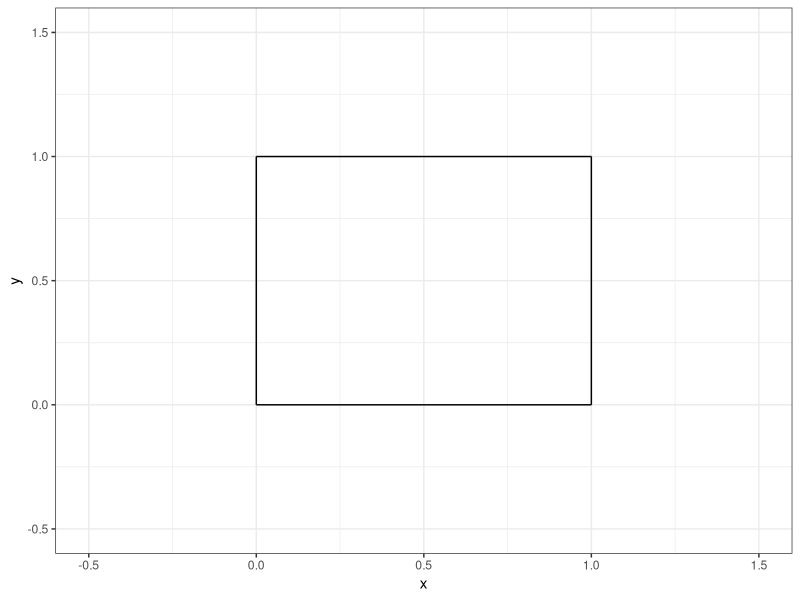
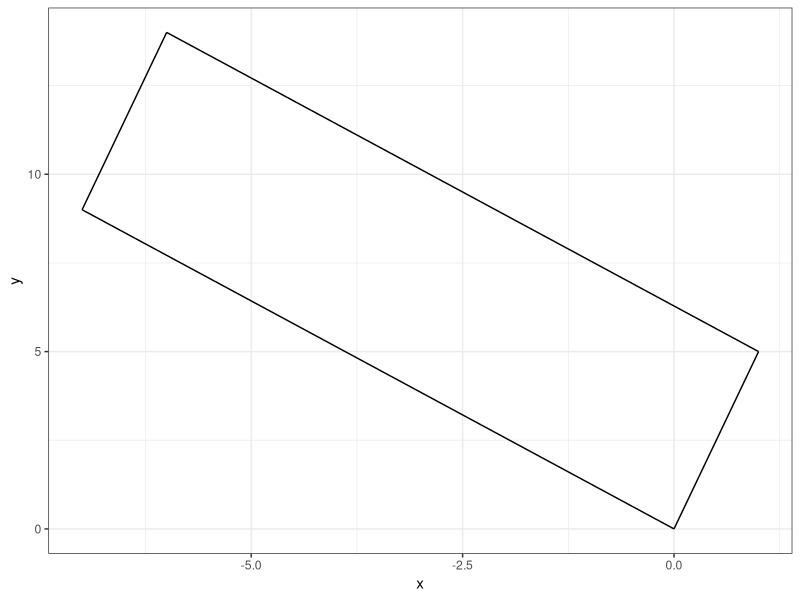
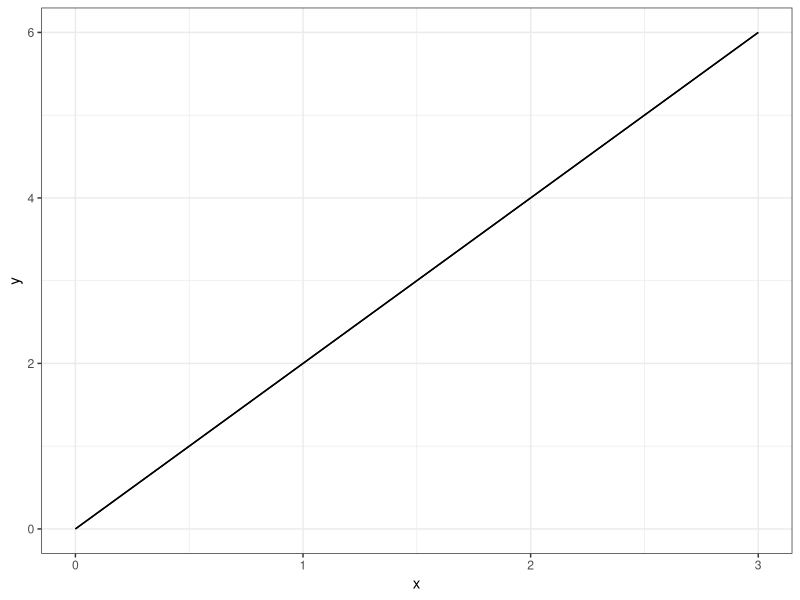
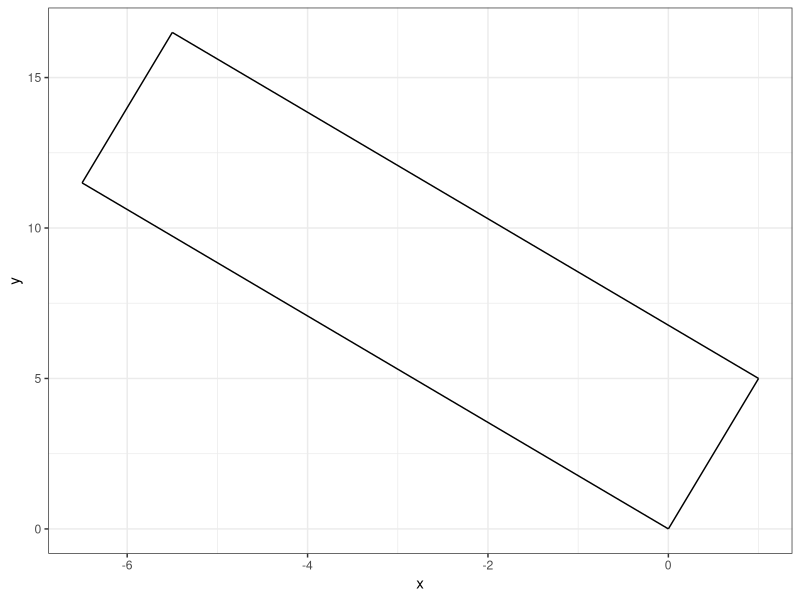
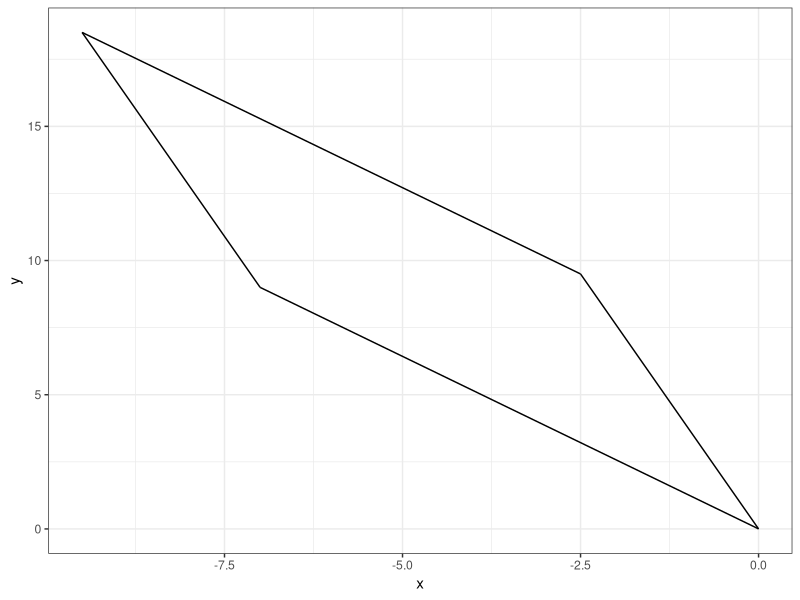
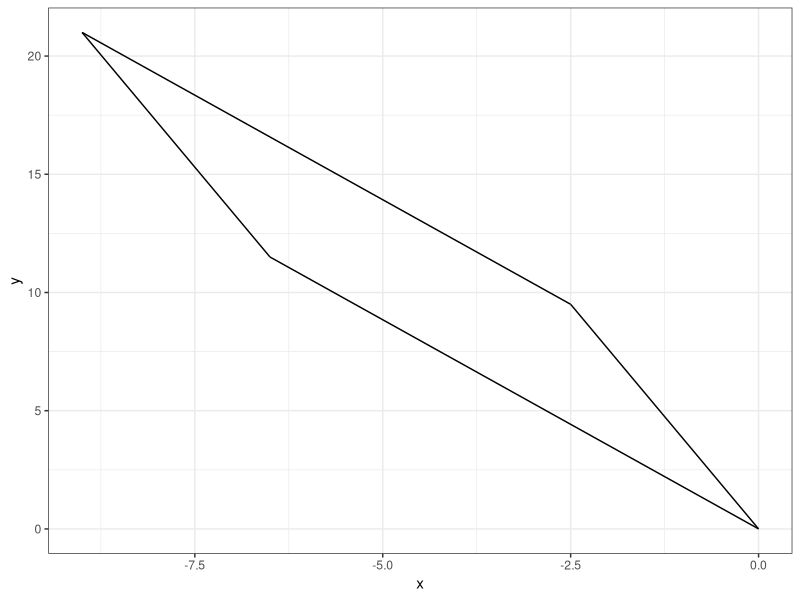

These figures' R source, in order:
## ---- chunk 1
#| echo: false

default_chunk_hook  <- knitr::knit_hooks$get("chunk")

latex_font_size <- c("Huge", "huge", "LARGE", "Large", 
                     "large", "normalsize", "small", 
                     "footnotesize", "scriptsize", "tiny")

knitr::knit_hooks$set(chunk = function(x, options) {
  x <- default_chunk_hook(x, options)
  if(options$size %in% latex_font_size) {
    paste0("\n \\", options$size, "\n\n", 
      x, 
      "\n\n \\normalsize"
    )
  } else {
    x
  }
})

## ---- chunk 2
#| label: load-packages
#| include: false
library(tidyverse)
## ---- chunk 3
#| label: fig-unitsquare
#| fig-cap: "The unit square."
#| fig-width: 3
#| fig-height: 3
#| scale: "80%"
#| fig-align: "center"
#| size: "scriptsize"
p0 <- c(0, 0)
p1 <- c(1, 0)
p2 <- c(1, 1)
p3 <- c(0, 1)
ggplot() +
  geom_segment(aes(x = p0[1], y = p0[2], xend = p1[1], yend = p1[2])) +
  geom_segment(aes(x = p1[1], y = p1[2], xend = p2[1], yend = p2[2])) +
  geom_segment(aes(x = p2[1], y = p2[2], xend = p3[1], yend = p3[2])) +
  geom_segment(aes(x = p3[1], y = p3[2], xend = p0[1], yend = p0[2])) +
  theme_bw() +
  xlim(-0.5, 1.5) +
  ylim(-0.5, 1.5) +
  labs(x = "x", y = "y")
## ---- chunk 4
(A = matrix(data = c(1,-7,5,9), byrow = T, nrow = 2, ncol = 2))
## ---- chunk 5
M = matrix(data = c(1,0,0,1), byrow = T, nrow = 2, ncol = 2)
(T = A %*% M)
## ---- chunk 6
(basis.vector.1 = c(1,5))
(basis.vector.2 = c(-7,9))
## ---- chunk 7
p0 = c(0,0)
p1 = basis.vector.1
p2 = basis.vector.1 + basis.vector.2
p3 = basis.vector.2
## ---- chunk 8
#| label: fig-unitstretch
#| fig-cap: "The unit square stretched."
#| fig-width: 3
#| fig-height: 3
#| scale: "80%"
#| fig-align: "center"
#| size: "scriptsize"
p0
p1
p2
p3
ggplot() +
  geom_segment(aes(x = p0[1], y = p0[2], xend = p1[1], yend = p1[2])) +
  geom_segment(aes(x = p1[1], y = p1[2], xend = p2[1], yend = p2[2])) +
  geom_segment(aes(x = p2[1], y = p2[2], xend = p3[1], yend = p3[2])) +
  geom_segment(aes(x = p3[1], y = p3[2], xend = p0[1], yend = p0[2])) +
  theme_bw() +
  # xlim(-8, 1.5) +
  # ylim(-0.5, 1.5) +
  labs(x = "x", y = "y")
## ---- chunk 9
(det(A))
## ---- chunk 10
(A = matrix(data = c(1,2,2,4), byrow = T, nrow = 2, ncol = 2))
## ---- chunk 11
M = matrix(data = c(1,0,0,1), byrow = T, nrow = 2, ncol = 2)
(T = A %*% M)
## ---- chunk 12
(basis.vector.1 = c(1,2))
(basis.vector.2 = c(2,4))
## ---- chunk 13
p0 = c(0,0)
p1 = basis.vector.1
p2 = basis.vector.1 + basis.vector.2
p3 = basis.vector.2
## ---- chunk 14
#| label: fig-unitline
#| fig-cap: "The unit square transformed into a line."
#| fig-width: 3
#| fig-height: 3
#| scale: "80%"
#| fig-align: "center"
#| size: "scriptsize"
p0
p1
p2
p3
ggplot() +
  geom_segment(aes(x = p0[1], y = p0[2], xend = p1[1], yend = p1[2])) +
  geom_segment(aes(x = p1[1], y = p1[2], xend = p2[1], yend = p2[2])) +
  geom_segment(aes(x = p2[1], y = p2[2], xend = p3[1], yend = p3[2])) +
  geom_segment(aes(x = p3[1], y = p3[2], xend = p0[1], yend = p0[2])) +
  theme_bw() +
  # xlim(-8, 1.5) +
  # ylim(-0.5, 1.5) +
  labs(x = "x", y = "y")
## ---- chunk 15
det(A)
## ---- chunk 16

# Create A

(A = matrix(data = c(1,-7,5,9), byrow = T, nrow = 2, ncol = 2))

# Create M and calculate T

M = matrix(data = c(1,0.5,0,1), byrow = T, nrow = 2, ncol = 2)
(T = A %*% M)

# Create basis vectors (generalized setup)
(basis.vector.1 = T[,1])
(basis.vector.2 = T[,2])


# Find corners from basis vectors

p0 = c(0,0)
p1 = basis.vector.1
p2 = basis.vector.1 + basis.vector.2
p3 = basis.vector.2


# Plot Shape

#| label: fig-unitslantvertical
#| fig-cap: "The unit square sheared vertically."
#| fig-width: 3
#| fig-height: 3
#| scale: "80%"
#| fig-align: "center"
#| size: "scriptsize"
p0
p1
p2
p3
ggplot() +
  geom_segment(aes(x = p0[1], y = p0[2], xend = p1[1], yend = p1[2])) +
  geom_segment(aes(x = p1[1], y = p1[2], xend = p2[1], yend = p2[2])) +
  geom_segment(aes(x = p2[1], y = p2[2], xend = p3[1], yend = p3[2])) +
  geom_segment(aes(x = p3[1], y = p3[2], xend = p0[1], yend = p0[2])) +
  theme_bw() +
  # xlim(-8, 1.5) +
  # ylim(-0.5, 1.5) +
  labs(x = "x", y = "y")

# Find area

cat("The area of the shape is",  det(A))
## ---- chunk 17

# Create A

(A = matrix(data = c(1,-7,5,9), byrow = T, nrow = 2, ncol = 2))

# Create M and calculate T

M = matrix(data = c(1,0,0.5,1), byrow = T, nrow = 2, ncol = 2)
(T = A %*% M)

# Create basis vectors (generalized setup)
(basis.vector.1 = T[,1])
(basis.vector.2 = T[,2])


# Find corners from basis vectors

p0 = c(0,0)
p1 = basis.vector.1
p2 = basis.vector.1 + basis.vector.2
p3 = basis.vector.2


# Plot Shape

#| label: fig-unitslanthorizontal
#| fig-cap: "The unit square sheared horizontally."
#| fig-width: 3
#| fig-height: 3
#| scale: "80%"
#| fig-align: "center"
#| size: "scriptsize"
p0
p1
p2
p3
ggplot() +
  geom_segment(aes(x = p0[1], y = p0[2], xend = p1[1], yend = p1[2])) +
  geom_segment(aes(x = p1[1], y = p1[2], xend = p2[1], yend = p2[2])) +
  geom_segment(aes(x = p2[1], y = p2[2], xend = p3[1], yend = p3[2])) +
  geom_segment(aes(x = p3[1], y = p3[2], xend = p0[1], yend = p0[2])) +
  theme_bw() +
  # xlim(-8, 1.5) +
  # ylim(-0.5, 1.5) +
  labs(x = "x", y = "y")

# Find area

cat("The area of the shape is",  det(A))
## ---- chunk 18

# Create A

(A = matrix(data = c(1,-7,5,9), byrow = T, nrow = 2, ncol = 2))

# Create M and calculate T

M = matrix(data = c(1,0.5,0.5,1), byrow = T, nrow = 2, ncol = 2)
(T = A %*% M)

# Create basis vectors (generalized setup)
(basis.vector.1 = T[,1])
(basis.vector.2 = T[,2])


# Find corners from basis vectors

p0 = c(0,0)
p1 = basis.vector.1
p2 = basis.vector.1 + basis.vector.2
p3 = basis.vector.2


# Plot Shape

#| label: fig-unitslantboth
#| fig-cap: "The unit square sheared both horizontally and vertically."
#| fig-width: 3
#| fig-height: 3
#| scale: "80%"
#| fig-align: "center"
#| size: "scriptsize"
p0
p1
p2
p3
ggplot() +
  geom_segment(aes(x = p0[1], y = p0[2], xend = p1[1], yend = p1[2])) +
  geom_segment(aes(x = p1[1], y = p1[2], xend = p2[1], yend = p2[2])) +
  geom_segment(aes(x = p2[1], y = p2[2], xend = p3[1], yend = p3[2])) +
  geom_segment(aes(x = p3[1], y = p3[2], xend = p0[1], yend = p0[2])) +
  theme_bw() +
  # xlim(-8, 1.5) +
  # ylim(-0.5, 1.5) +
  labs(x = "x", y = "y")

# Find area

cat("The area of the shape is",  det(A))
